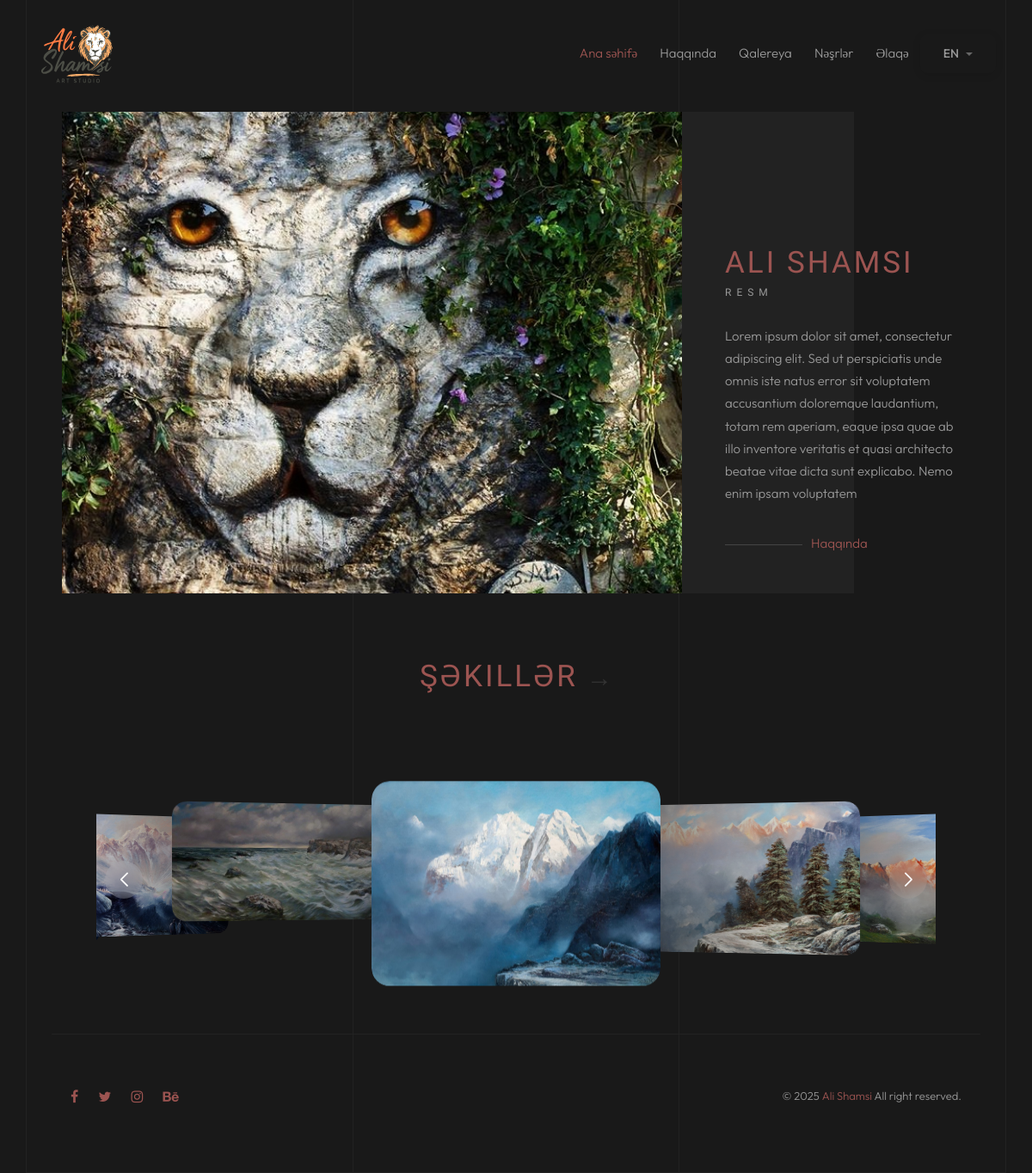
The page / on the database its author committed.
### home/models.py (models this page shows, shortened)
class HomeHeader(models.Model):
    title = models.CharField(max_length=255)
    description = models.TextField()
    category = models.CharField(max_length=255)
    image = models.ImageField(upload_to="home/")
    url = models.URLField()

### gallery/models.py (models this page shows, shortened)
class ImageGallery(models.Model):
    image = models.ImageField(upload_to='gallery/')
    category = models.ForeignKey(
        Category, on_delete=models.CASCADE, related_name='images', blank=True, null=True)
    is_active = models.BooleanField(default=True)
    order = models.IntegerField(default=0)
    created_at = models.DateTimeField(auto_now_add=True)
    in_home = models.BooleanField(default=False)
    class Meta:
        ordering = ['order', '-created_at']

### home/views.py (the view)
# urls.py: path('', views.home_view, name='home'),
def home_view(request):
    headers = HomeHeader.objects.all()
    header = HomeHeader.objects.last()
    images = ImageGallery.objects.all()
    context = {
        'header': header,
        'headers': headers,
        'images': images
    }
    return render(request, 'index.html', context)

### templates/index.html (shortened to what this page needs)
{% load static %} {% load i18n %}
<!DOCTYPE html>
<html lang="{{ LANGUAGE_CODE }}">
  <head>
    <link
      rel="stylesheet"
      href="https://cdn.jsdelivr.net/npm/swiper@11/swiper-bundle.min.css"
    />
    <link
      href="{% static 'assets/css/animate.css' %}"
      rel="stylesheet"
      type="text/css"
    />
    <link
      href="{% static 'assets/css/bootstrap.min.css' %}"
      rel="stylesheet"
      type="text/css"
    />
    <link
      href="{% static 'assets/css/font-awesome.css' %}"
      rel="stylesheet"
      type="text/css"
    />
    <link
      href="{% static 'assets/css/jquery.fancybox.min.css' %}"
      rel="stylesheet"
      type="text/css"
    />
    <link
      href="{% static 'assets/css/style.css' %}"
      rel="stylesheet"
      type="text/css"
    />
  </head>
  <body>
    <div id="pozo-page-wrapper">
      <div class="content-lines-wrapper">
      </div>
      {% include 'components/navbar.html' %}
      <div class="container">
        <section class="pozo-section-slider pt-130">
          <div class="next-container-center">
            <div class="swiper-wrapper">
              <div class="swiper-slide">
                <div class="swiper-slide-block">
                  <div
                    class="swiper-slide-block-img animate-box"
                    data-animate-effect="fadeInLeft"
                    data-swiper-parallax-y="70%"
                  >
                    <a href="{{ header.url }}" target="_blank">
                      <img
                        src="{{ header.image.url }}"
                        alt="{{ header.title }}"
                        alt=""
                      />
                    </a>
                  </div>
                  <div
                    class="swiper-slide-block-text animate-box"
                    data-animate-effect="fadeInRight"
                  >
                    <h2 data-swiper-parallax-x="-60%" class="next-main-title">
                      {{ header.title }}
                    </h2>
                    <h3
                      data-swiper-parallax-x="-50%"
                      class="next-main-subtitle"
                    >
                      {{ header.category }}
                    </h3>
                    <p data-swiper-parallax-x="-40%" class="next-paragraph">
                      {{ header.description|slice:":300" }}
                    </p>
                    <a
                      data-swiper-parallax-x="-30%"
                      style="z-index: 5"
                      class="next-link"
                      href="{{ header.url }}"
                      target="_blank"
                      >{% trans "Haqqında" %}</a
                    >
                  </div>
                </div>
              </div>
            </div>
          </div>
        </section>
      </div>
      <div class="pozo-section">
        <div class="container">
          <div class="home-container">
            <div
              class="section-head gallery-arrow text-center col-md-12 animate-box"
              data-animate-effect="fadeInUp"
            >
              <a href="#" class="gallery-link" onclick="navigateToGallery()">
                <h4>Şəkillər</h4>
                <span class="arrow-icon">→</span>
              </a>
            </div>
            <div class="home-page">
              <div class="swiper-container">
                <div class="swiper mySwiper">
                  <div class="swiper-wrapper">
                    {% for image in images %}
                    <div class="swiper-slide">
                      <img src="{{ image.image.url }}" loading="lazy" />
                    </div>
                    {% endfor %}
                  </div>
                  <div class="swiper-button-next"></div>
                  <div class="swiper-button-prev"></div>
                </div>
              </div>
            </div>
          </div>
        </div>
      </div>
      {% include 'components/footer.html' %}
    </div>
  </body>
</html>

### rows shown on the page
HomeHeader: image (picture), title "ALI SHAMSI", category "RESM", description "Lorem ipsum dolor sit amet, consectetur adipiscing elit. Sed ut perspiciatis unde omnis iste natus error sit voluptatem accusantium doloremque laudantium, totam rem aperiam, eaque ipsa quae ab illo inventore veritatis et quasi architecto beatae vitae dicta sunt explicabo. Nemo enim ipsam voluptatem"
ImageGallery: image (picture)
ImageGallery: image (picture)
ImageGallery: image (picture)
ImageGallery: image (picture)
ImageGallery: image (picture)
